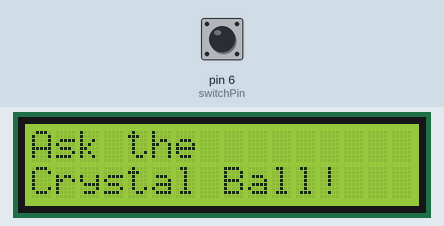
This sketch was run on a simulated Arduino Uno, built with avr-gcc and run on an emulated ATmega328P. On the bench: 16×2 character LCD. The inputs (shaded band) are chosen by the test bench; at power-on: pin 6 (switchPin) LOW. Random numbers use the default seed unless the sketch sets one.

Above: at 1.2 s.
1.3 s: pin 6 (switchPin) pulled HIGH for 0.15 s
At 1.8 s:
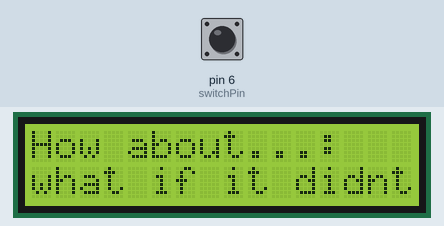
2.9 s: pin 6 (switchPin) pulled HIGH for 1 s
At 4.2 s:
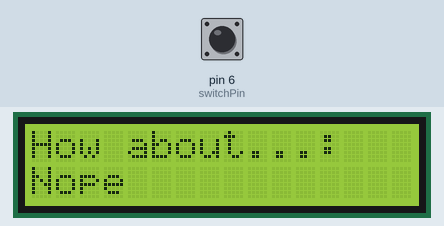
5.4 s: pin 6 (switchPin) pulsed HIGH 5 times (0.12 s each, 0.3 s apart)
At 6.9 s:
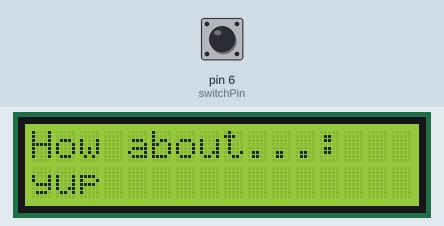
8.4 s: pin 6 (switchPin) pulled HIGH for 0.15 s
At 9.6 s:
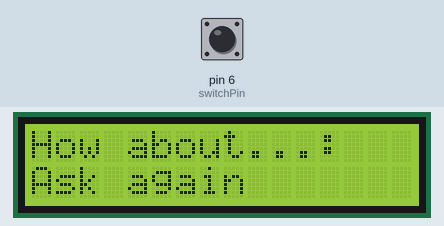
10.0 s: pin 6 (switchPin) pulled HIGH for 3.2 s
At 13.7 s:
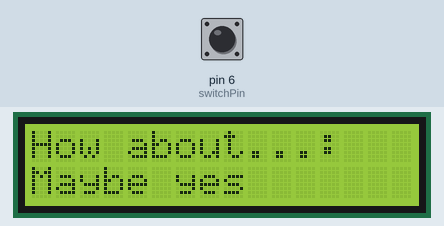
14.7 s: pin 6 (switchPin) pulled HIGH for 0.15 s
At 15.6 s:
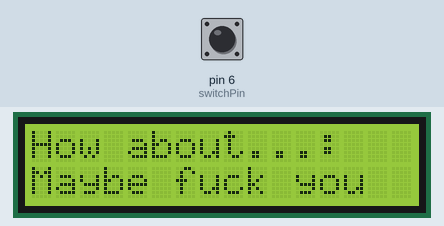
Timing chart, 0 to 17.3 s (numbered marks = the images above; inputs shaded):
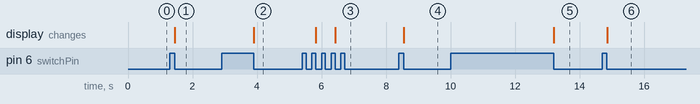

Measured:
- after the input at 1.3 s, the display: changes after 0.16 s (image 1)
- after the input at 2.9 s, the display: changes after 1.0 s (image 2)
- after the input at 5.4 s, the display: first changes after 0.42 s (image 3 shows a later state)
- after the input at 8.4 s, the display: changes after 0.16 s (image 4)
- after the input at 10.0 s, the display: changes after 3.2 s (image 5)
- after the input at 14.7 s, the display: changes after 0.16 s (image 6)

The sketch:

magicball2.ino
```cpp
#include <LiquidCrystal.h>
LiquidCrystal lcd(12, 11, 5, 4, 3, 2);
const int switchPin = 6;
int switchState = 0;
int prevSwitchState = 0;
int reply;

void setup() {
  lcd.begin(16, 2);
  pinMode(switchPin, INPUT);
  lcd.print("Ask the");
  lcd.setCursor(0, 1);
  lcd.print("Crystal Ball!");
}

void loop() {
  switchState = digitalRead(switchPin);
  if (switchState != prevSwitchState) {
    if (switchState == LOW) {
      reply = random(8);
      lcd.clear();
      lcd.setCursor(0, 0);
      lcd.print("How about...:");
      lcd.setCursor(0, 1);
      switch(reply) {
  case 0:
  lcd.print("yup");
  break;
  case 1:
  lcd.print("Nope");
  break;
  case 3:
  lcd.print("Maybe yes");
  break;
  case 4:
  lcd.print("Maybe no");
  break;
  case 5:
  lcd.print("Maybe fuck you");
  break;
  case 6:
  lcd.print("Ask again");
  break;
  case 7:
  lcd.print("what if it didnt?");
  break;
  case 8:
  lcd.print("fuck you");
  break;
      }
    }
  }
  prevSwitchState = switchState;
}
```
